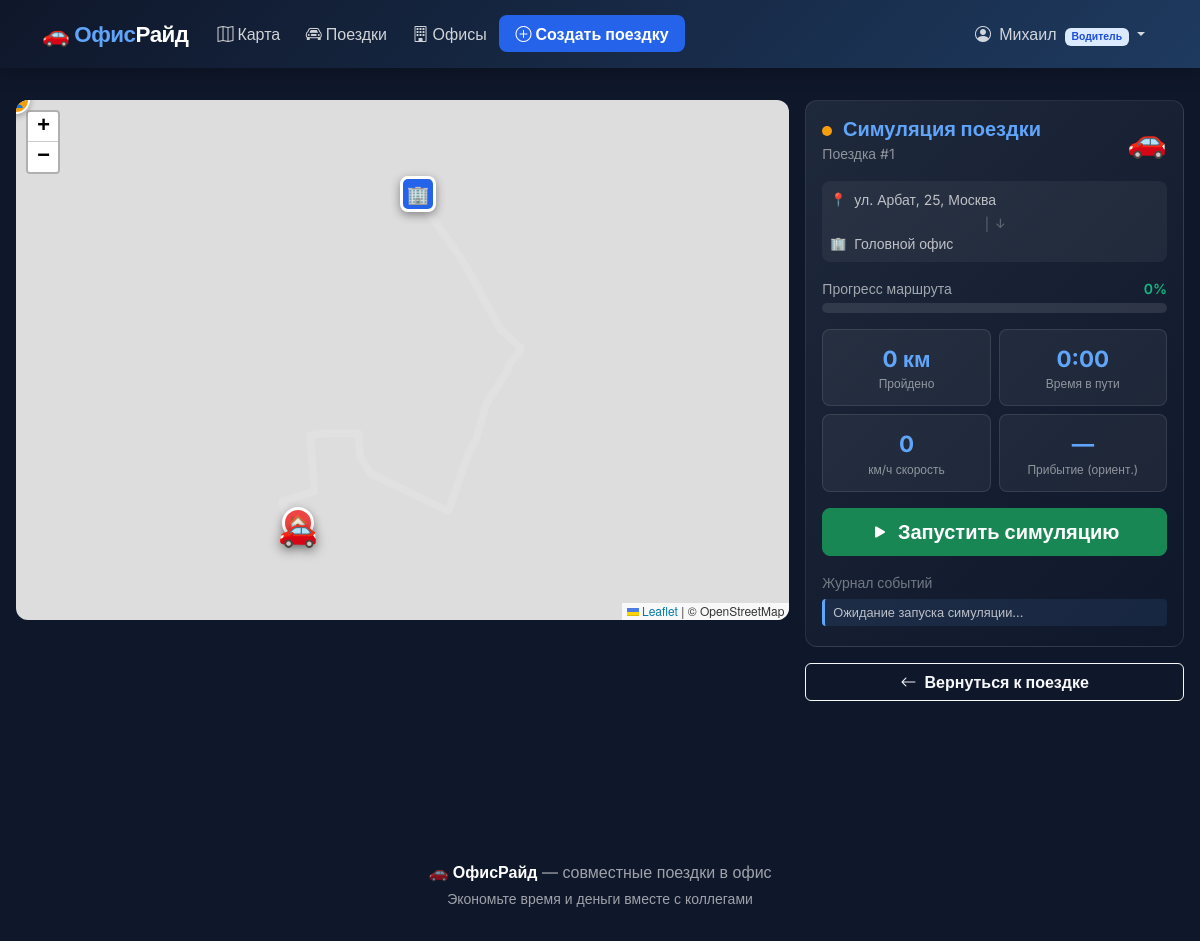
The page /rides/1/simulation/ (signed in) on the database its author committed.
### rides/models.py (models this page shows, shortened)
class UserProfile(models.Model):
    ROLE_CHOICES = [
        ('admin', 'Администратор'),
        ('driver', 'Водитель'),
        ('passenger', 'Пассажир'),
    ]
    user = models.OneToOneField(User, on_delete=models.CASCADE, related_name='profile')
    role = models.CharField(max_length=20, choices=ROLE_CHOICES, default='passenger')
    phone = models.CharField(max_length=20, blank=True)
    avatar = models.ImageField(upload_to='avatars/', blank=True, null=True)
    home_address = models.CharField(max_length=255, blank=True)
    home_lat = models.FloatField(null=True, blank=True)
    home_lon = models.FloatField(null=True, blank=True)
    city = models.CharField(max_length=100, blank=True)
    car_model = models.CharField(max_length=100, blank=True)
    car_plate = models.CharField(max_length=20, blank=True)
    car_seats = models.IntegerField(default=4)
    rating = models.FloatField(default=5.0)
    total_rides = models.IntegerField(default=0)
    def is_driver(self):
        return self.role == 'driver'

class Ride(models.Model):
    STATUS_CHOICES = [
        ('scheduled', 'Запланирована'),
        ('active', 'В пути'),
        ('completed', 'Завершена'),
        ('cancelled', 'Отменена'),
    ]
    driver = models.ForeignKey(User, on_delete=models.CASCADE, related_name='rides_as_driver')
    office = models.ForeignKey(Office, on_delete=models.CASCADE, related_name='rides')
    departure_address = models.CharField(max_length=500)
    departure_lat = models.FloatField()
    departure_lon = models.FloatField()
    departure_city = models.CharField(max_length=100, blank=True)
    departure_time = models.DateTimeField()
    status = models.CharField(max_length=20, choices=STATUS_CHOICES, default='scheduled')
    available_seats = models.IntegerField(default=3)
    total_seats = models.IntegerField(default=3)
    comment = models.TextField(blank=True)
    route_distance_km = models.FloatField(null=True, blank=True)
    route_duration_min = models.FloatField(null=True, blank=True)
    route_geometry = models.TextField(blank=True)
    current_lat = models.FloatField(null=True, blank=True)
    current_lon = models.FloatField(null=True, blank=True)
    simulation_progress = models.FloatField(default=0.0)
    created_at = models.DateTimeField(auto_now_add=True)
    updated_at = models.DateTimeField(auto_now=True)
    class Meta:
        ordering = ['-departure_time']

class Office(models.Model):
    name = models.CharField(max_length=200)
    address = models.CharField(max_length=500)
    city = models.CharField(max_length=100)
    lat = models.FloatField()
    lon = models.FloatField()
    description = models.TextField(blank=True)
    photo = models.ImageField(upload_to='offices/', blank=True, null=True)
    is_active = models.BooleanField(default=True)
    created_at = models.DateTimeField(auto_now_add=True)
    class Meta:
        ordering = ['city', 'name']

### rides/views.py (the view)
# urls.py: path('rides/<int:pk>/simulation/', views.ride_simulation, name='ride_simulation'),
@login_required
def ride_simulation(request, pk):
    ride = get_object_or_404(
        Ride.objects.select_related('driver', 'office'),
        pk=pk
    )
    if ride.driver != request.user and not request.user.is_staff:
        is_passenger = ride.passengers.filter(passenger=request.user).exists()
        if not is_passenger:
            messages.error(request, 'У вас нет доступа к этой поездке')
            return redirect('ride_detail', pk=pk)
    coords = []
    if ride.route_geometry:
        try:
            coords = json.loads(ride.route_geometry)
        except Exception:
            pass
    context = {
        'ride': ride,
        'coords_json': json.dumps(coords),
        'is_driver': ride.driver == request.user,
    }
    return render(request, 'rides/ride_simulation.html', context)

### templates/rides/ride_simulation.html (shortened to what this page needs)
{% extends 'base.html' %}
{% load l10n %}
{% block content %}
<div class="container-fluid px-3 py-3 sim-body">
    <div class="row g-3">
        <div class="col-lg-8">
            <div id="simMap"></div>
        </div>
        <div class="col-lg-4">
            <div class="sim-panel p-3 mb-3">
                <div class="d-flex align-items-center justify-content-between mb-3">
                    <div>
                        <h5 class="mb-0 fw-bold" style="color:#60a5fa">
                            <span id="statusDot" class="status-dot waiting"></span>
                            Симуляция поездки
                        </h5>
                        <small style="color:rgba(255,255,255,0.5)">Поездка #{{ ride.id }}</small>
                    </div>
                    <div id="carEmoji" class="car-icon" style="font-size:2rem">🚗</div>
                </div>
                <div class="mb-3 p-2" style="background:rgba(255,255,255,0.05);border-radius:8px">
                    <div class="d-flex align-items-center mb-1">
                        <span style="color:#ef4444;font-size:0.8rem">📍</span>
                        <span class="ms-2 small" style="color:rgba(255,255,255,0.7)">{{ ride.departure_address|truncatechars:45 }}</span>
                    </div>
                    <div class="text-center" style="color:rgba(255,255,255,0.3);font-size:0.8rem">│ ↓</div>
                    <div class="d-flex align-items-center">
                        <span style="color:#60a5fa;font-size:0.8rem">🏢</span>
                        <span class="ms-2 small" style="color:rgba(255,255,255,0.7)">{{ ride.office.name }}</span>
                    </div>
                </div>
                <div class="mb-3">
                    <div class="d-flex justify-content-between mb-1">
                        <small style="color:rgba(255,255,255,0.6)">Прогресс маршрута</small>
                        <small id="progressText" style="color:#10b981;font-weight:600">0%</small>
                    </div>
                    <div class="progress-track">
                    </div>
                </div>
                <div class="row g-2 mb-3">
                    <div class="col-6">
                        <div class="stat-box">
                            <div class="value" id="distanceStat">0 км</div>
                            <div class="label">Пройдено</div>
                        </div>
                    </div>
                    <div class="col-6">
                        <div class="stat-box">
                            <div class="value" id="timeStat">0:00</div>
                            <div class="label">Время в пути</div>
                        </div>
                    </div>
                    <div class="col-6">
                        <div class="stat-box">
                            <div class="value" id="speedStat">0</div>
                            <div class="label">км/ч скорость</div>
                        </div>
                    </div>
                    <div class="col-6">
                        <div class="stat-box">
                            <div class="value" id="etaStat">—</div>
                            <div class="label">Прибытие (ориент.)</div>
                        </div>
                    </div>
                </div>
                {% if is_driver %}
                <div class="mb-3">
                    <button id="startBtn" class="btn btn-success w-100 fw-semibold btn-lg" onclick="startSimulation()">
                        <i class="bi bi-play-fill me-2"></i>Запустить симуляцию
                    </button>
                </div>
                {% else %}
                <div class="alert py-2 mb-3" style="background:rgba(59,130,246,0.15);border:1px solid rgba(59,130,246,0.3);color:#93c5fd">
                    <small><i class="bi bi-eye me-1"></i>Вы наблюдаете за поездкой в реальном времени</small>
                </div>
                {% endif %}
                <div>
                    <small style="color:rgba(255,255,255,0.4);margin-bottom:6px;display:block">Журнал событий</small>
                    <div id="eventLog" style="max-height:150px;overflow-y:auto">
                        <div class="log-item info" style="color:rgba(255,255,255,0.7)">
                            Ожидание запуска симуляции...
                        </div>
                    </div>
                </div>
            </div>
            <a href="{% url 'ride_detail' ride.pk %}" class="btn btn-outline-light w-100 fw-semibold">
                <i class="bi bi-arrow-left me-2"></i>Вернуться к поездке
            </a>
        </div>
    </div>
</div>
{% endblock %}

### templates/base.html (shortened to what this page needs)
<!DOCTYPE html>
<html lang="ru">
<head>
    <link href="https://cdn.jsdelivr.net/npm/bootstrap@5.3.2/dist/css/bootstrap.min.css" rel="stylesheet">
    <link rel="stylesheet" href="https://cdn.jsdelivr.net/npm/bootstrap-icons@1.11.3/font/bootstrap-icons.min.css">
    <link rel="stylesheet" href="https://unpkg.com/leaflet@1.9.4/dist/leaflet.css">
</head>
<body>
<nav class="navbar navbar-expand-lg navbar-custom sticky-top">
    <div class="container">
        <a class="navbar-brand" href="{% url 'index' %}">
            🚗 <span>Офис</span>Райд
        </a>
        <div class="collapse navbar-collapse" id="navbarNav">
            <ul class="navbar-nav me-auto">
                <li class="nav-item">
                    <a class="nav-link {% block nav_index %}{% endblock %}" href="{% url 'index' %}">
                        <i class="bi bi-map me-1"></i>Карта
                    </a>
                </li>
                <li class="nav-item">
                    <a class="nav-link {% block nav_rides %}{% endblock %}" href="{% url 'ride_list' %}">
                        <i class="bi bi-car-front me-1"></i>Поездки
                    </a>
                </li>
                <li class="nav-item">
                    <a class="nav-link {% block nav_offices %}{% endblock %}" href="{% url 'office_list' %}">
                        <i class="bi bi-building me-1"></i>Офисы
                    </a>
                </li>
                {% if user.is_authenticated %}
                    {% if user.profile.is_driver or user.profile.is_admin or user.is_staff %}
                    <li class="nav-item">
                        <a class="nav-link nav-btn" href="{% url 'ride_create' %}">
                            <i class="bi bi-plus-circle me-1"></i>Создать поездку
                        </a>
                    </li>
                    {% endif %}
                {% endif %}
            </ul>
            <ul class="navbar-nav">
                {% if user.is_authenticated %}
                    <li class="nav-item dropdown">
                        <a class="nav-link dropdown-toggle" href="#" data-bs-toggle="dropdown">
                            <i class="bi bi-person-circle me-1"></i>
                            {{ user.first_name|default:user.username }}
                            <span class="badge ms-1 {% if user.profile.role == 'driver' %}badge-role-driver{% elif user.profile.role == 'admin' %}badge-role-admin{% else %}badge-role-passenger{% endif %}" style="font-size:0.65rem">
                                {{ user.profile.get_role_display }}
                            </span>
                        </a>
                    </li>
                {% endif %}
            </ul>
        </div>
    </div>
</nav>
{% block content %}{% endblock %}
<footer>
    <div class="container text-center">
        <p class="mb-1">🚗 <strong style="color:white">ОфисРайд</strong> — совместные поездки в офис</p>
        <p class="mb-0 small">Экономьте время и деньги вместе с коллегами</p>
    </div>
</footer>
</body>
</html>

### templates/base.html (style rules this page uses)
:root { --primary: #2563eb; --primary-dark: #1d4ed8; --secondary: #64748b; --success: #10b981; --warning: #f59e0b; --danger: #ef4444; --dark: #0f172a; --light-bg: #f8fafc; --card-shadow: 0 4px 6px -1px rgba(0,0,0,.07), 0 2px 4px -1px rgba(0,0,0,.04); }
* { box-sizing: border-box; }
body { font-family: 'Inter', sans-serif; background: var(--light-bg); color: #1e293b; min-height: 100vh; }
.navbar-custom { background: linear-gradient(135deg, #0f172a 0%, #1e3a5f 100%); box-shadow: 0 2px 20px rgba(0,0,0,0.3); padding: 0.75rem 0; }
.navbar-brand { font-weight: 700; font-size: 1.4rem; color: #fff !important; letter-spacing: -0.5px; }
.navbar-brand span { color: #60a5fa; }
.nav-link { color: rgba(255,255,255,0.8) !important; font-weight: 500; transition: color 0.2s; padding: 0.4rem 0.8rem !important; border-radius: 6px; }
.nav-btn { background: var(--primary); color: #fff !important; border-radius: 8px; padding: 0.4rem 1rem !important; font-weight: 600; }
.badge-role-driver { background: #dbeafe; color: #1d4ed8; }
.car-icon { font-size: 2.5rem; animation: driving 0.6s ease-in-out infinite alternate; }
footer { background: #0f172a; color: rgba(255,255,255,0.6); padding: 2rem 0; margin-top: 4rem; }

### templates/rides/ride_simulation.html (style rules this page uses)
body { background: #0f172a; }
.sim-body { min-height: calc(100vh - 120px); }
#simMap { height: calc(100vh - 280px); min-height: 400px; border-radius: 12px; }
.sim-panel { background: linear-gradient(135deg, #1e293b, #0f172a); border: 1px solid rgba(255,255,255,0.1); border-radius: 12px; color: white; }
.progress-track { background: rgba(255,255,255,0.1); border-radius: 10px; height: 10px; position: relative; overflow: hidden; }
.stat-box { background: rgba(255,255,255,0.05); border: 1px solid rgba(255,255,255,0.1); border-radius: 8px; padding: 0.75rem 1rem; text-align: center; }
.stat-box .value { font-size: 1.4rem; font-weight: 700; color: #60a5fa; }
.stat-box .label { font-size: 0.75rem; color: rgba(255,255,255,0.5); }
.status-dot { width: 10px; height: 10px; border-radius: 50%; display: inline-block; margin-right: 6px; }
.status-dot.waiting { background: #f59e0b; }
.log-item { padding: 4px 8px; border-radius: 4px; font-size: 0.8rem; border-left: 3px solid; margin-bottom: 4px; }
.log-item.info { border-color: #60a5fa; background: rgba(96,165,250,0.1); }

### rows shown on the page
Ride: id "1", departure_address "ул. Арбат, 25, Москва", office.name "Головной офис"

### other values the page prints
{{ user.first_name|default:user.username }} "Михаил"
{{ user.profile.get_role_display }} "Водитель"
